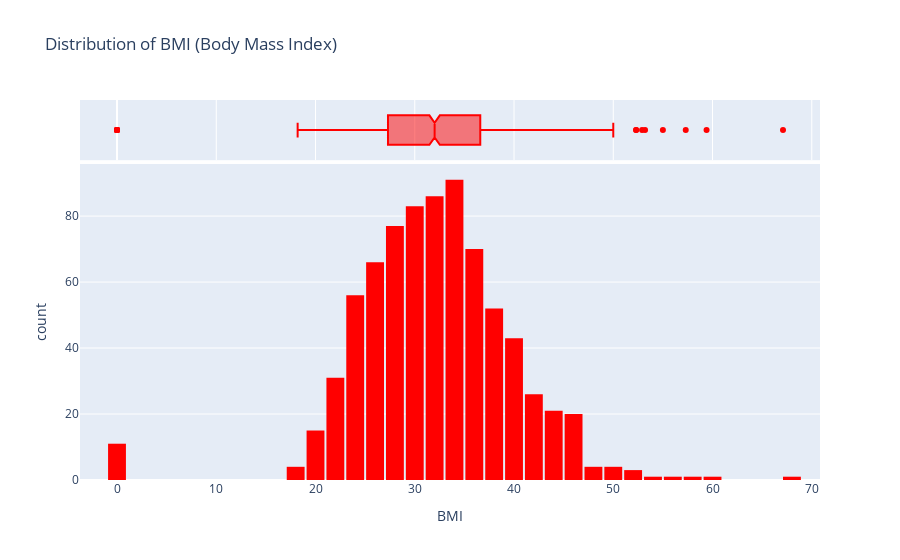

The code cell stored with this chart in its notebook:
### Markdown cell above
The Body Mass index is almost Normally Distributed

### Code cell
fig = px.histogram(diabetes_df, 
                   x='BMI', 
                   marginal='box', 
                   color_discrete_sequence=['red'], 
                   title='Distribution of BMI (Body Mass Index)')
fig.update_layout(bargap=0.1)
fig.show()

### Figure 1 — Plotly figure (JSON) as saved in the notebook; plotly's stock layout.template omitted (floating-point values rounded to 4 significant figures; data arrays with more than 128 entries replaced by an {"elided": "..."} marker saying what was removed)
{"data": [{"alignmentgroup": "True", "bingroup": "x", "hovertemplate": "BMI=%{x}<br>count=%{y}<extra></extra>", "legendgroup": "", "marker": {"color": "red", "pattern": {"shape": ""}}, "name": "", "offsetgroup": "", "orientation": "v", "showlegend": false, "type": "histogram", "x": {"elided": "768 float values"}, "xaxis": "x", "yaxis": "y"}, {"alignmentgroup": "True", "hovertemplate": "BMI=%{x}<extra></extra>", "legendgroup": "", "marker": {"color": "red"}, "name": "", "notched": true, "offsetgroup": "", "showlegend": false, "type": "box", "x": {"elided": "768 float values"}, "xaxis": "x2", "yaxis": "y2"}], "layout": {"bargap": 0.1, "barmode": "relative", "legend": {"tracegroupgap": 0}, "title": {"text": "Distribution of BMI (Body Mass Index)"}, "xaxis": {"anchor": "y", "domain": [0, 1], "title": {"text": "BMI"}}, "xaxis2": {"anchor": "y2", "domain": [0, 1], "matches": "x", "showgrid": true, "showticklabels": false}, "yaxis": {"anchor": "x", "domain": [0, 0.8316], "title": {"text": "count"}}, "yaxis2": {"anchor": "x2", "domain": [0.8416, 1], "matches": "y2", "showgrid": false, "showline": false, "showticklabels": false, "ticks": ""}}}
